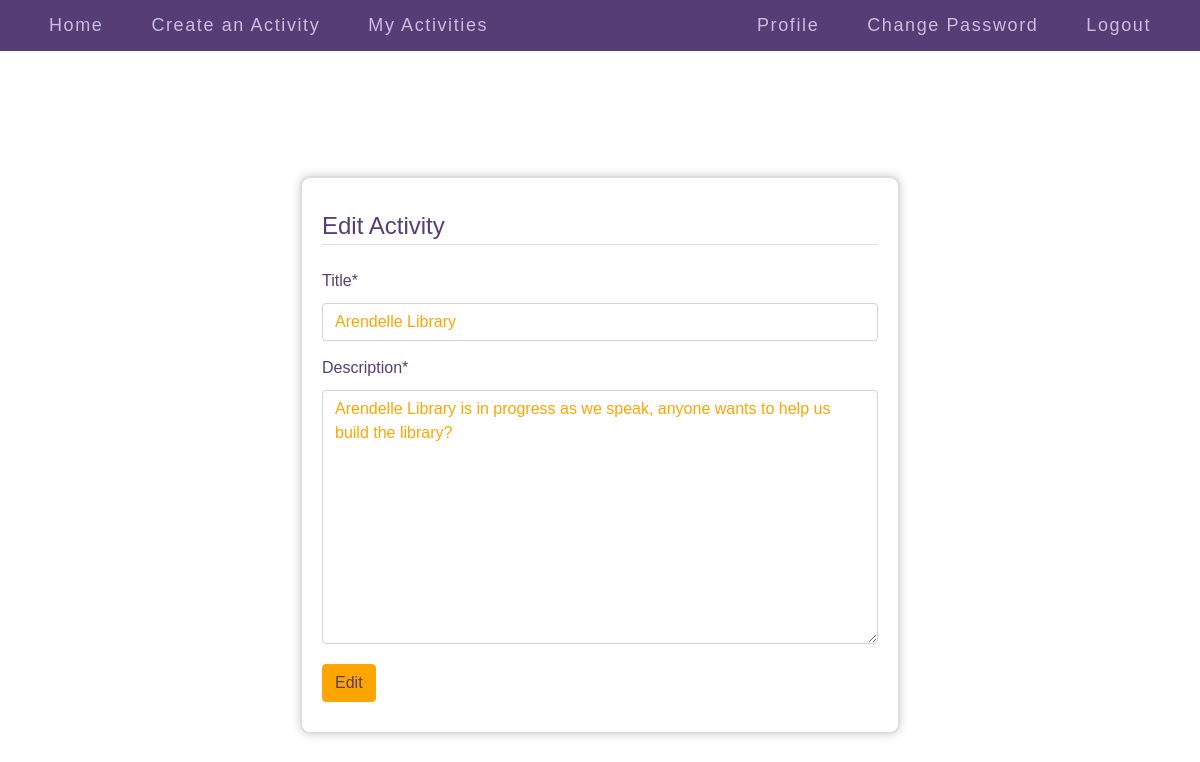
Page /edit-activity/8 (signed in) on the earlier database version.
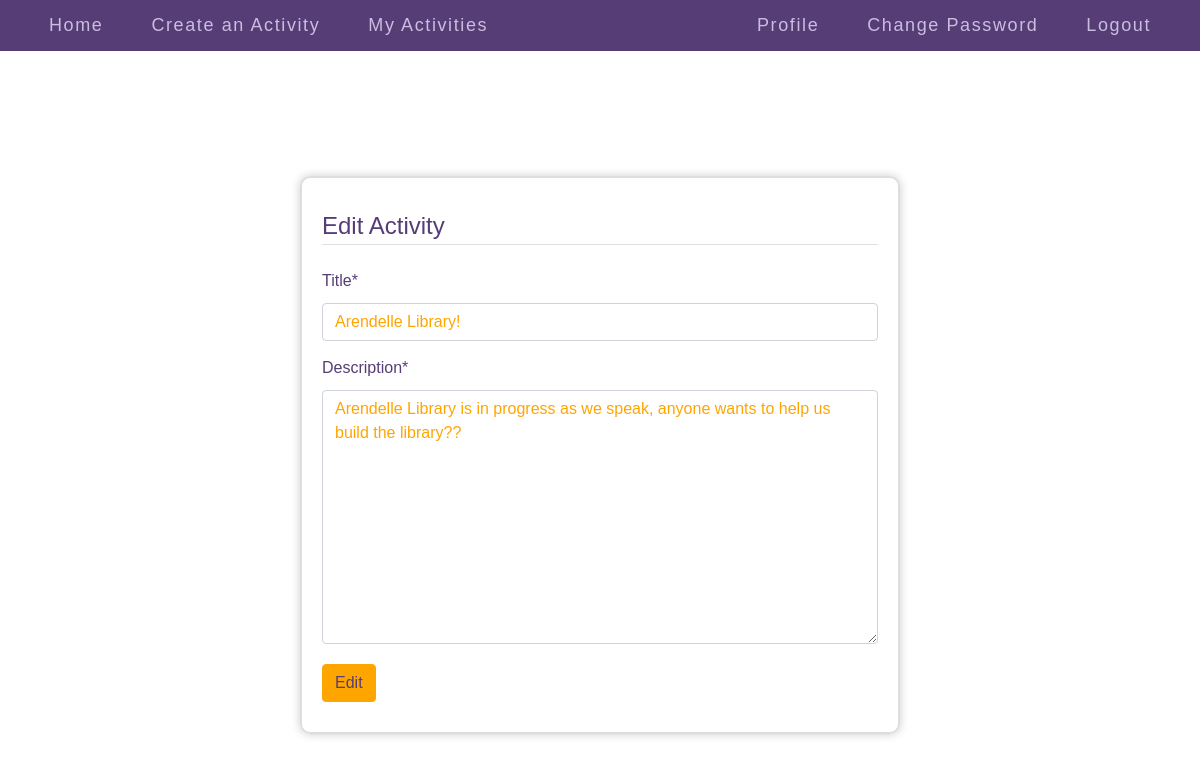
Same page on the later database version.
### meet/models.py (models this page shows, shortened)
class Activity(models.Model):
    user = models.ForeignKey(User, on_delete=models.CASCADE, related_name="activities")
    title = models.CharField(max_length=128)
    description = models.TextField()
    time = models.DateTimeField(default=timezone.now)

### meet/views.py (the view)
# urls.py: path("edit-activity/<int:id>", views.editactivity, name="edit_activity"),
@login_required(login_url='/')
def editactivity(request, id):
    obj = Activity.objects.get(pk=id)
    if request.method == "POST":
        form = ActivityUpdateForm(request.POST, instance=obj)
        if form.is_valid():
            form.save()
            messages.success(request, f'Your Activity has been Edited successfully!')
            return redirect("index")
    if request.user == obj.user:
        form = ActivityUpdateForm(instance=obj)
        return render(request, "meet/editactivity.html", {
        "form": form
        })
    else:
        return redirect("index")

### meet/views.py
class ActivityUpdateForm(forms.ModelForm):
    class Meta:
        model = Activity
        fields = ['title', 'description']

### meet/templates/meet/editactivity.html (shortened to what this page needs)
{% extends "meet/layout.html" %}
{% load crispy_forms_tags %}
{% block body %}
<div class="fc">
    <form method="POST" class="form-group password_forms password_change_form">
        <fieldset class="form-group">
            <legend class="border-bottom mb-4">Edit Activity</legend>
            {{ form|crispy }}
        </fieldset>
        <div class="form-group">
            <button class="btn btn-outline-info" type="submit" id="password_change">Edit</button>
        </div>
    </form>
</div>
{% endblock %}

Differences in the rows shown:
changed Activity: title "Arendelle Library" → "Arendelle Library!"; description "Arendelle Library is in progress as we speak, anyone wants to help us build the library?" → "Arendelle Library is in progress as we speak, anyone wants to help us build the library??"
